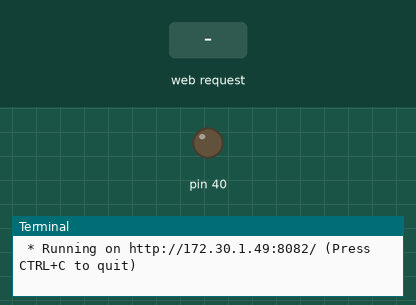
Simulated run of this program. Board: Raspberry Pi (header pin numbers). On the bench: output pins drawn as LEDs (lit = HIGH), the last lines printed to the terminal. Inputs (shaded band) come from the test bench. The clock reads 2024-03-15 10:24:30 at power-on unless the program sets it.

Above: at 1.2 s.
1.3 s: HTTP request for /soleON received
At 2.2 s:
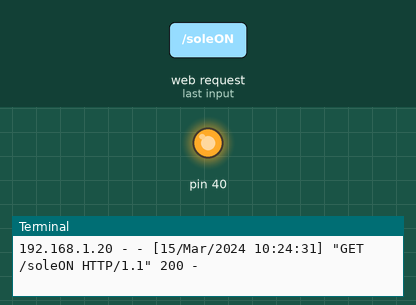
2.8 s: HTTP request for /soleOFF received
At 3.3 s:
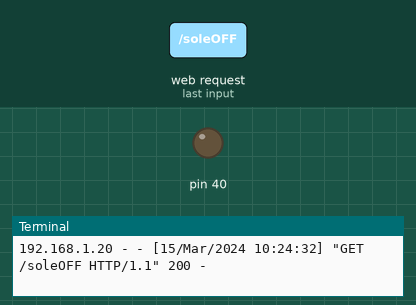
Timing chart, 0 to 5.8 s (numbered marks = the images above; inputs shaded):
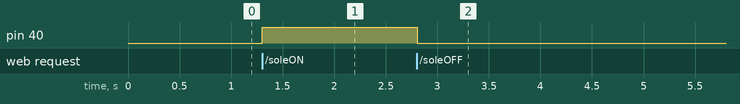

Measured:
- after the input at 1.3 s, pin 40: LOW → HIGH at once
- after the input at 2.8 s, pin 40: HIGH → LOW at once

The program:

server.py
```python
from solenoid import *
import requests
from flask import Flask, request, render_template

app = Flask(__name__)       # Flask라는 이름의 객체 생성

@app.route('/')             # 클라이언트가 ui창에다가 /로 접속하면 hello함수 호출
def hello():                # /로 실행하면 호출되는 뷰함수
   return "Hello Flask!"    # 뷰함수는 반드시 retrun이 있어야한다.

@app.route('/soleON')
def qwer():
    sole_ON()
    return "asdf"

@app.route('/soleOFF')
def asdf():
    sole_OFF()


if __name__ == "__main__":  # 직접 main을 실행시키기위한 조건
   app.run(host="172.30.1.49", port = "8082")
```

solenoid.py
```python
import RPi.GPIO as GPIO
GPIO.setmode(GPIO.BOARD)
def sole_ON() :
    GPIO.setup(40,GPIO.OUT)
    GPIO.output(40,True)

def sole_OFF() :
    GPIO.setup(40,GPIO.OUT)
    GPIO.output(40,False)
```
